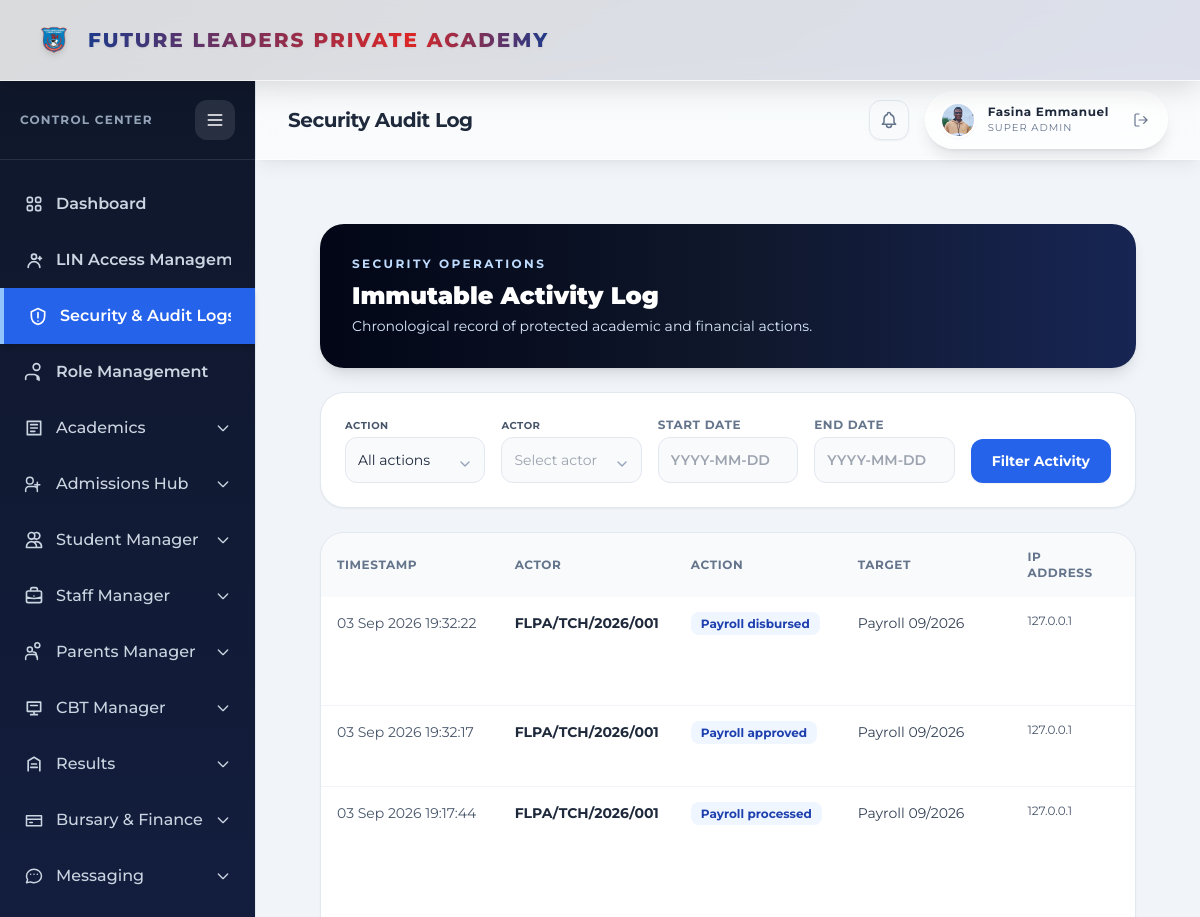
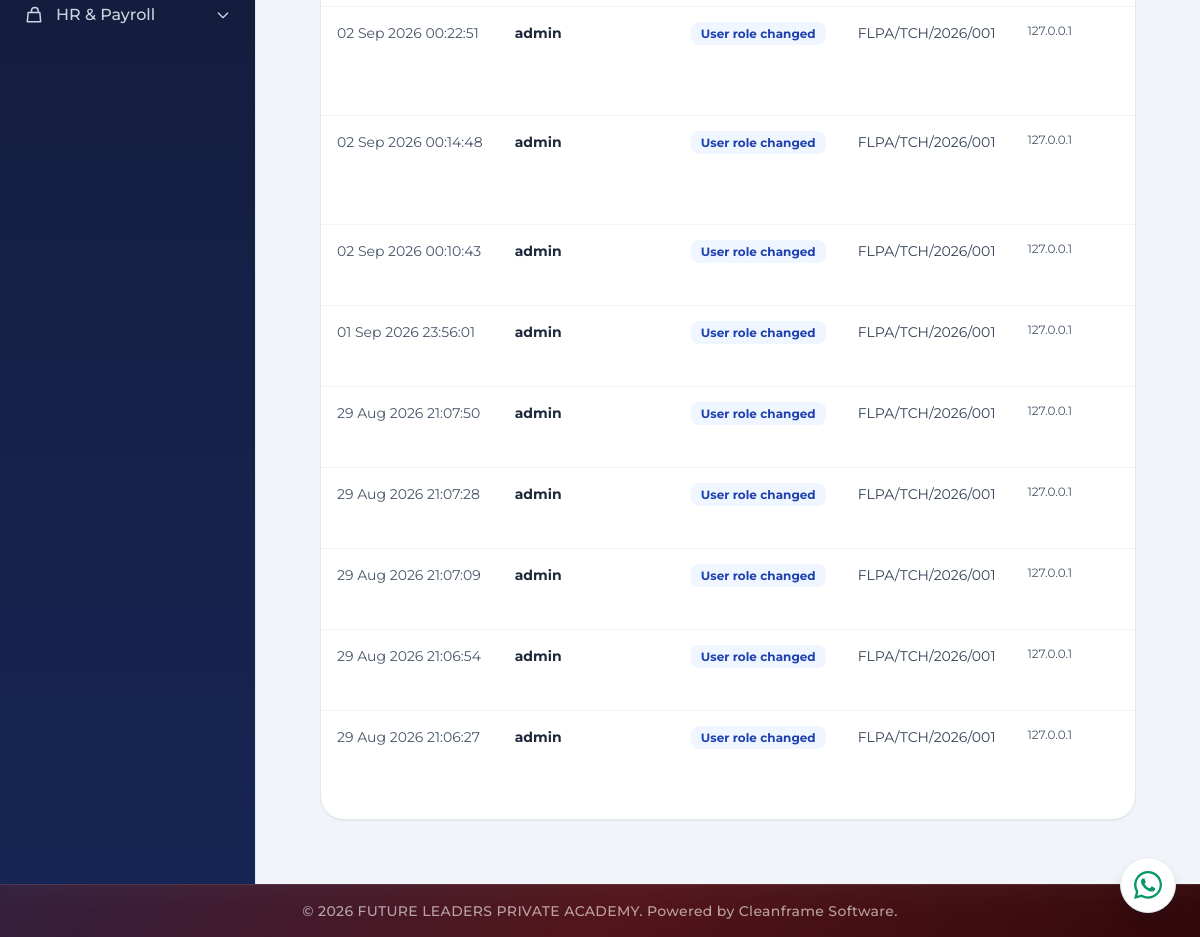
/audit-logs/ (signed in), run on the app's committed database (2 pictures, top to bottom).
### portal/models.py (models this page shows, shortened)
class AuditLog(models.Model):
    ACTION_CHOICES = [
        ('BROADSHEET_APPROVED', 'Broadsheet approved'),
        ('BROADSHEET_DISAPPROVED', 'Broadsheet disapproved'),
        ('RESULT_PUBLISHED', 'Results published'),
        ('RESULT_UNPUBLISHED', 'Results unpublished'),
        ('SCORE_MODIFIED', 'Scores modified'),
        ('COMMENT_MODIFIED', 'Comment modified'),
        ('DEBT_OVERRIDDEN', 'Debt clearance changed'),
        ('PAYMENT_RECORDED', 'Payment recorded'),
        ('TRUANCY_FLAGGED', 'Truancy flag raised'),
        ('ROLE_CHANGED', 'User role changed'),
        ('PAYROLL_PROCESSED', 'Payroll processed'),
        ('PAYROLL_APPROVED', 'Payroll approved'),
        ('PAYROLL_DISBURSED', 'Payroll disbursed'),
    ]
    user = models.ForeignKey(settings.AUTH_USER_MODEL, on_delete=models.PROTECT, related_name='audit_logs')
    action_type = models.CharField(max_length=100, choices=ACTION_CHOICES)
    target_description = models.TextField()
    ip_address = models.GenericIPAddressField(null=True, blank=True)
    changes_json = models.JSONField(default=dict, blank=True)
    timestamp = models.DateTimeField(auto_now_add=True)
    class Meta:
        ordering = ['-timestamp', '-pk']

### portal/views.py (the view)
# urls.py: path('audit-logs/', views.admin_audit_logs_view, name='admin_audit_logs'),
@login_required(login_url='login')
@user_passes_test(can_view_audit_logs, login_url='dashboard')
@role_required(['Admin', 'Principal'])
def admin_audit_logs_view(request):
    logs = AuditLog.objects.select_related('user')
    action_type = request.GET.get('action_type', '')
    user_query = request.GET.get('user', '').strip()
    start_date = request.GET.get('start_date', '').strip()
    end_date = request.GET.get('end_date', '').strip()
    if action_type:
        logs = logs.filter(action_type=action_type)
    if user_query:
        logs = logs.filter(user__username__icontains=user_query)
    parsed_start_date = parse_date(start_date) if start_date else None
    parsed_end_date = parse_date(end_date) if end_date else None
    if parsed_start_date:
        logs = logs.filter(timestamp__date__gte=parsed_start_date)
    if parsed_end_date:
        logs = logs.filter(timestamp__date__lte=parsed_end_date)
    page_obj = Paginator(logs, 20).get_page(request.GET.get('page'))
    audit_actions = [{'pk': '', 'name': 'All actions'}] + [
        {'pk': value, 'name': label} for value, label in AuditLog.ACTION_CHOICES
    ]
    audit_users = [
        {'pk': username, 'name': username}
        for username in AuditLog.objects.values_list('user__username', flat=True).distinct().order_by('user__username')
    ]
    audit_users.insert(0, {'pk': '', 'name': 'All actors'})
    selected_action_label = next(
        (action['name'] for action in audit_actions if action['pk'] == action_type),
        action_type,
    )
    return render(request, 'portal/admin_audit_logs.html', {
        'logs': page_obj,
        'page_obj': page_obj,
        'action_choices': audit_actions,
        'audit_users': audit_users,
        'selected_action_type': action_type,
        'selected_action_label': selected_action_label,
        'user_query': user_query,
        'start_date': start_date,
        'end_date': end_date,
    })

### portal/context_processors.py (called while the page is built)
def _portal_name_parts(user):
    for relation_name in ('teacher_record', 'student_record', 'parent_record'):
        record = getattr(user, relation_name, None)
        if record:
            first_name = (getattr(record, 'first_name', '') or '').strip()
            last_name = (getattr(record, 'last_name', '') or '').strip()
            if first_name or last_name:
                return first_name, last_name
    return user.first_name.strip(), user.last_name.strip()

def _portal_picture_url(user):
    candidates = [
        getattr(getattr(user, 'account_profile', None), 'profile_picture', None),
        getattr(getattr(user, 'student_record', None), 'passport', None),
        getattr(getattr(user, 'teacher_record', None), 'passport', None),
    ]
    for picture in candidates:
        if picture:
            try:
                if picture.storage.exists(picture.name):
                    return picture.url
            except (OSError, ValueError):
                continue
    return ''

### portal/templatetags/portal_extras.py (called while the page is built)
def _format_audit_value(value):
    if value is None or value == '':
        return None
    if isinstance(value, bool):
        return 'Yes' if value else 'No'
    if isinstance(value, (list, tuple, set)):
        if not value:
            return None
        return ', '.join(str(item).replace('_', ' ').strip().title() for item in value)
    if isinstance(value, str):
        stripped = value.strip()
        if not stripped:
            return None
        return stripped[:1].upper() + stripped[1:] if ' ' not in stripped else stripped
    return str(value)

@register.filter
def audit_diff(changes):
    if not changes or not isinstance(changes, dict):
        return []
    before = changes.get('before') or {}
    after = changes.get('after') or {}
    if not before and not after:
        return []
    rows = []
    for key in dict.fromkeys(list(before.keys()) + list(after.keys())):
        before_value = _format_audit_value(before.get(key)) if key in before else None
        after_value = _format_audit_value(after.get(key)) if key in after else None
        if before_value is None and after_value is None:
            continue
        rows.append({
            'label': key.replace('_', ' ').title(),
            'before': before_value,
            'after': after_value,
        })
    return rows

### portal/views.py (called while the page is built)
def can_view_audit_logs(user):
    return is_admin_user(user)

### portal/templates/portal/admin_audit_logs.html (shortened to what this page needs)
{% extends 'portal/base.html' %}
{% load portal_extras %}
{% block page_title %}Security Audit Log{% endblock %}
{% block content %}
<div class="min-h-full bg-slate-100 p-6 lg:p-8">
  <div class="mx-auto max-w-7xl space-y-6">
    <header class="rounded-3xl bg-gradient-to-r from-slate-950 via-slate-900 to-blue-950 p-8 text-white shadow-lg">
      <p class="text-xs font-bold uppercase tracking-[0.2em] text-blue-200">Security Operations</p>
      <h1 class="mt-2 text-2xl font-black">Immutable Activity Log</h1>
      <p class="mt-1 text-sm text-blue-100">Chronological record of protected academic and financial actions.</p>
    </header>
    <form method="get" class="grid items-end gap-4 rounded-3xl border border-slate-200 bg-white p-6 shadow-sm md:grid-cols-5">
      {% include 'portal/result_filter_combobox.html' with field_name='action_type' label='Action' selected_value=selected_action_type selected_label=selected_action_label options=action_choices %}
      {% include 'portal/result_filter_combobox.html' with field_name='user' label='Actor' selected_value=user_query selected_label=user_query options=audit_users %}
      <div class="flex flex-col">
        <label for="audit-start-date" class="mb-1 block text-xs font-bold uppercase tracking-wider text-slate-500">Start date</label>
        <input type="text" id="audit-start-date" name="start_date" value="{{ start_date }}" placeholder="YYYY-MM-DD" class="global-date-picker w-full rounded-xl border border-slate-200 bg-slate-50 p-3 text-sm font-semibold text-slate-800">
      </div>
      <div class="flex flex-col">
        <label for="audit-end-date" class="mb-1 block text-xs font-bold uppercase tracking-wider text-slate-500">End date</label>
        <input type="text" id="audit-end-date" name="end_date" value="{{ end_date }}" placeholder="YYYY-MM-DD" class="global-date-picker w-full rounded-xl border border-slate-200 bg-slate-50 p-3 text-sm font-semibold text-slate-800">
      </div>
      <button type="submit" class="self-end rounded-xl bg-blue-600 px-5 py-3 text-sm font-bold text-white shadow-sm transition hover:bg-blue-700">Filter Activity</button>
    </form>
    <section class="overflow-hidden rounded-3xl border border-slate-200 bg-white shadow-sm">
      <div class="overflow-x-auto">
        <table class="w-full min-w-[1000px] text-left text-sm">
          <thead class="bg-slate-50 text-xs font-bold uppercase tracking-wider text-slate-500"><tr><th class="p-4">Timestamp</th><th class="p-4">Actor</th><th class="p-4">Action</th><th class="p-4">Target</th><th class="p-4">IP Address</th><th class="p-4">Changes</th></tr></thead>
          <tbody class="divide-y divide-slate-100">
            {% for log in logs %}<tr class="align-top hover:bg-slate-50/70"><td class="whitespace-nowrap p-4 text-slate-600">{{ log.timestamp|date:'d M Y H:i:s' }}</td><td class="p-4 font-bold text-slate-800">{{ log.user.username }}</td><td class="p-4"><span class="rounded-lg bg-blue-50 px-2.5 py-1 text-xs font-bold text-blue-800">{{ log.get_action_type_display }}</span></td><td class="p-4 text-slate-700">{{ log.target_description }}</td><td class="p-4 font-mono text-xs text-slate-600">{{ log.ip_address|default:'Unavailable' }}</td><td class="p-4 max-w-sm"></td></tr>{% empty %}<tr><td colspan="6" class="p-12 text-center text-sm text-slate-500">No audit events match these filters.</td></tr>{% endfor %}
          </tbody>
        </table>
      </div>
    </section>
  </div>
</div>
{% endblock %}

### portal/static/portal/css/global.css (style rules this page uses)
html, body, body *, button, input, select, textarea, optgroup { font-family: 'Montserrat' !important; }
html { font-synthesis: none; overflow-x: hidden; }
body { overflow-x: hidden; overflow-wrap: normal; }
:is(.rounded-full, .status-badge, .exam-status-badge, span[class*='rounded-lg']) { white-space: nowrap; overflow-wrap: normal; }

### data on the page
AuditLog: timestamp "03 Sep 2026 19:32:22", user.username "FLPA/TCH/2026/001", action_type "Payroll disbursed", target_description "Payroll 09/2026", ip_address "127.0.0.1"
AuditLog: timestamp "03 Sep 2026 19:32:17", user.username "FLPA/TCH/2026/001", action_type "Payroll approved", target_description "Payroll 09/2026", ip_address "127.0.0.1"
AuditLog: timestamp "03 Sep 2026 19:17:44", user.username "FLPA/TCH/2026/001", action_type "Payroll processed", target_description "Payroll 09/2026", ip_address "127.0.0.1"
AuditLog: timestamp "02 Sep 2026 00:22:51", user.username "admin", action_type "User role changed", target_description "FLPA/TCH/2026/001", ip_address "127.0.0.1"
AuditLog: timestamp "02 Sep 2026 00:14:48", user.username "admin", action_type "User role changed", target_description "FLPA/TCH/2026/001", ip_address "127.0.0.1"
AuditLog: timestamp "02 Sep 2026 00:10:43", user.username "admin", action_type "User role changed", target_description "FLPA/TCH/2026/001", ip_address "127.0.0.1"
AuditLog: timestamp "01 Sep 2026 23:56:01", user.username "admin", action_type "User role changed", target_description "FLPA/TCH/2026/001", ip_address "127.0.0.1"
AuditLog: timestamp "29 Aug 2026 21:07:50", user.username "admin", action_type "User role changed", target_description "FLPA/TCH/2026/001", ip_address "127.0.0.1"
AuditLog: timestamp "29 Aug 2026 21:07:28", user.username "admin", action_type "User role changed", target_description "FLPA/TCH/2026/001", ip_address "127.0.0.1"
AuditLog: timestamp "29 Aug 2026 21:07:09", user.username "admin", action_type "User role changed", target_description "FLPA/TCH/2026/001", ip_address "127.0.0.1"
AuditLog: timestamp "29 Aug 2026 21:06:54", user.username "admin", action_type "User role changed", target_description "FLPA/TCH/2026/001", ip_address "127.0.0.1"
AuditLog: timestamp "29 Aug 2026 21:06:27", user.username "admin", action_type "User role changed", target_description "FLPA/TCH/2026/001", ip_address "127.0.0.1"

### other printed values
{{ portal_display_name }} "Fasina Emmanuel"
{{ label }} "ACTION ACTOR"
